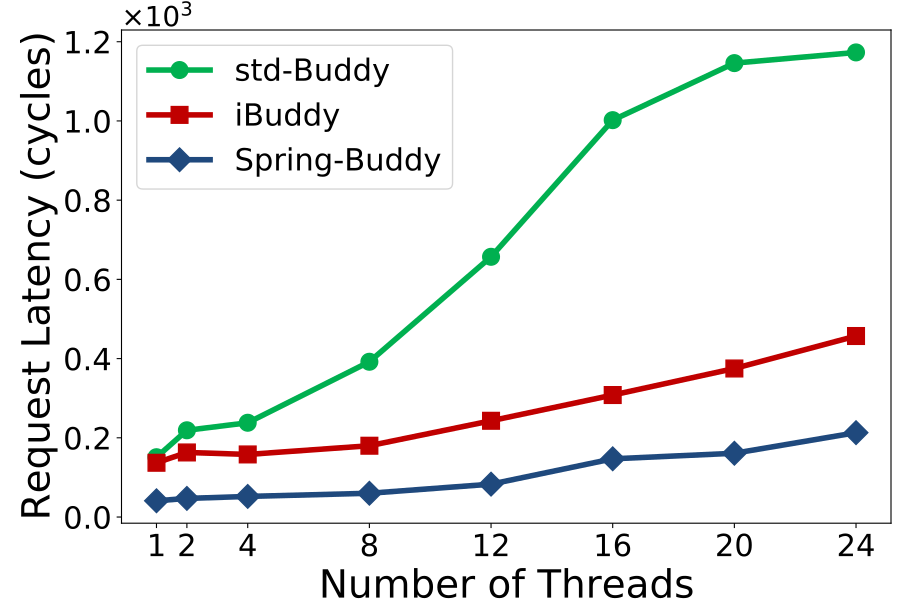

Reproduce this figure in Python.
import sys,os
import matplotlib.pyplot as plt
import random

markerTable = {'iBuddy':'s', 'std-Buddy':'o', 'Spring-Buddy':'D'}
colorTable = {'iBuddy':'#C00000', 'std-Buddy':'#00B050', 'Spring-Buddy':'#1f497d'}


xArr = [1,2,4,8,12,16,20,24]
yDict = {
    "std-Buddy": [151, 219, 238, 392, 657, 1002, 1146, 1173],
    "iBuddy": [137, 163, 158, 180, 243, 308, 375, 457],
    "Spring-Buddy": [41, 47, 52, 60, 83, 147, 161, 213]
}

plt.figure(figsize=(9,6))

targetName = list(yDict.keys())

for i in range(len(targetName)):
    plt.plot(xArr, [num/1000.0 for num in yDict[targetName[i]]], label=targetName[i], linewidth=4, marker=markerTable[targetName[i]], color=colorTable[targetName[i]], markersize=12)

plt.legend(fontsize=22)
plt.xticks(fontsize=22)
plt.yticks(fontsize=22)
plt.xticks(xArr,xArr,fontsize=22)
plt.ylabel('Request Latency (cycles)', fontsize=28)
plt.xlabel('Number of Threads', fontsize=28)

xmin, xmax, ymin, ymax = plt.axis()
plt.text(xmin, ymax*1.005, r'$\times10^{%d}$'%(3),fontsize=20,ha='left')

plt.subplots_adjust(left=0.135, right=0.99, top=0.95, bottom=0.128)

plt.savefig('%s.pdf' % os.path.splitext(sys.argv[0])[0])

plt.show()
